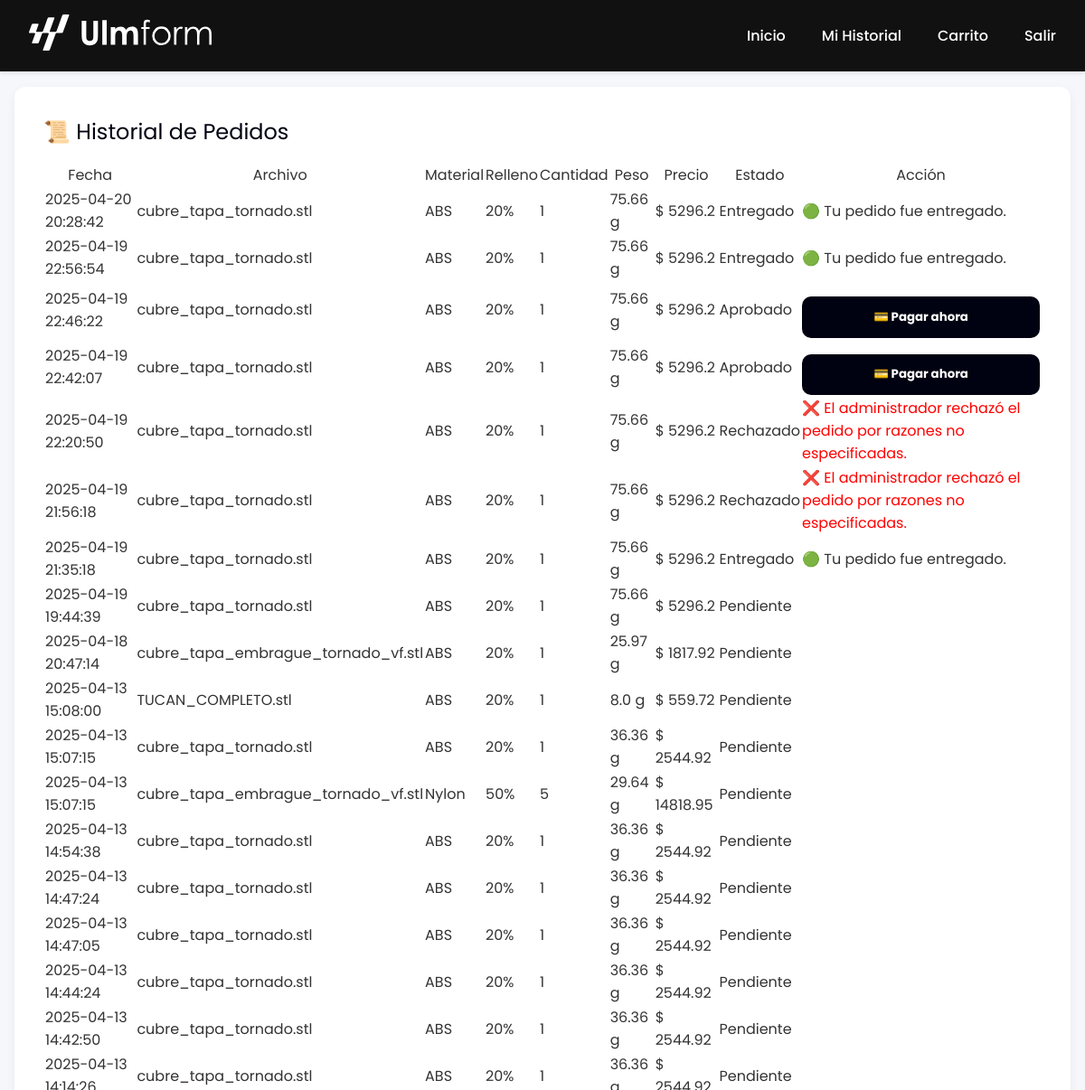
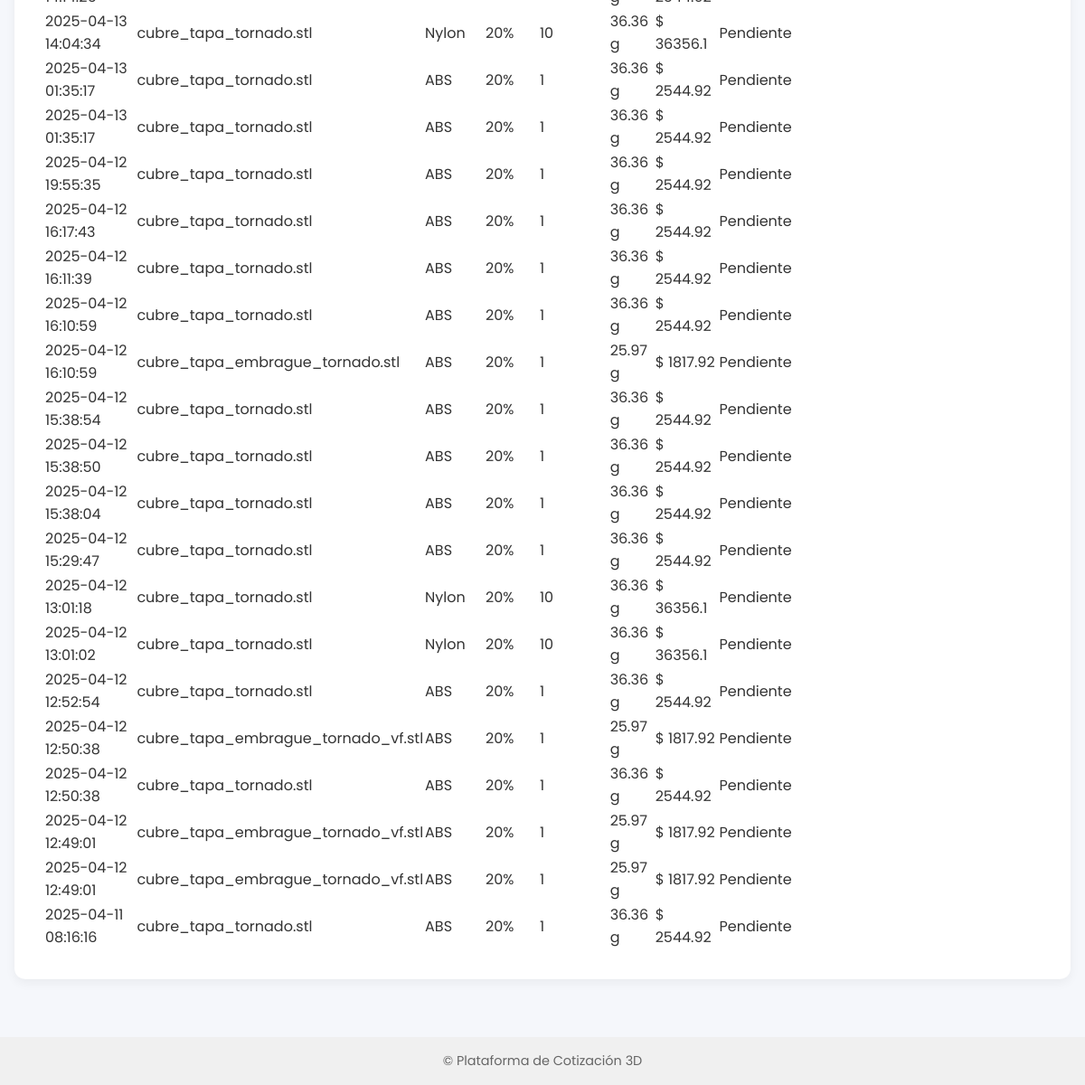
The app's page /historial (signed in) with its own data (2 pictures, top to bottom).
### tables this page shows
CREATE TABLE pedidos (
            id INTEGER PRIMARY KEY AUTOINCREMENT,
            usuario TEXT,
            archivo TEXT,
            tecnologia TEXT,
            material TEXT,
            infill INTEGER,
            cantidad INTEGER,
            gramos REAL,
            minutos REAL,
            precio_unitario REAL,
            total REAL,
            fecha TEXT
        , estado TEXT DEFAULT 'pendiente', notificacion TEXT);

### app.py (the view)
@app.route("/historial")
def historial():
    if "usuario" not in session:
        return redirect("/login")
    conn = sqlite3.connect(DB)
    c = conn.cursor()
    c.execute("SELECT * FROM pedidos WHERE usuario = ? ORDER BY fecha DESC", (session["usuario"],))
    pedidos = c.fetchall()
    conn.close()
    return render_template("historial.html", pedidos=pedidos)

### templates/historial.html (shortened to what this page needs)
{% extends "base.html" %}
{% block contenido %}
<section class="formulario-box" style="max-width: 1400px; margin: auto;">
    <h2>📜 Historial de Pedidos</h2>
    {% if pedidos %}
        <div class="tabla-pedidos">
            <table>
                <thead>
                    <tr>
                        <th>Fecha</th>
                        <th>Archivo</th>
                        <th>Material</th>
                        <th>Relleno</th>
                        <th>Cantidad</th>
                        <th>Peso</th>
                        <th>Precio</th>
                        <th>Estado</th>
                        <th>Acción</th>
                    </tr>
                </thead>
                <tbody>
                    {% for p in pedidos %}
                    <tr>
                        <td>{{ p[11] }}</td>
                        <td>{{ p[2] }}</td>
                        <td>{{ p[4] }}</td>
                        <td>{{ p[5] }}%</td>
                        <td>{{ p[6] }}</td>
                        <td>{{ p[7] }} g</td>
                        <td>$ {{ p[10] }}</td>
                        <td>
                            {% if p[12] %}
                                {{ p[12]|capitalize }}
                            {% else %}
                                Pendiente
                            {% endif %}
                        </td>
                        <td>
                            {% if p[12] == 'aprobado' and p[13] %}
                                <form method="POST" action="/crear_pago/{{ p[0] }}">
                                    <button class="btn-principal" type="submit">💳 Pagar ahora</button>
                                </form>
                            {% elif p[12] == 'rechazado' and p[13] %}
                                <p style="color: red;">❌ {{ p[13] }}</p>
                            {% elif p[13] %}
                                <p>{{ p[13] }}</p>
                            {% endif %}
                        </td>
                    </tr>
                    {% endfor %}
                </tbody>
            </table>
        </div>
    {% else %}
        <p>No se encontraron pedidos realizados aún.</p>
    {% endif %}
</section>
{% endblock %}

### templates/base.html (shortened to what this page needs)
<!DOCTYPE html>
<html lang="es">
<head>
    <link rel="stylesheet" href="{{ url_for('static', filename='style.css') }}">
</head>
<body>
    <header>
        <div>
            <a href="/" style=" text-decoration: none;">
                <img src="{{ url_for('static', filename='img/ulmform2.svg') }}" alt="Logo Ulmform" style="height: 40px;">
            </a>
        </div>
        <nav class="navbar">
            <ul style="display: flex; gap: 1.5rem; list-style: none; margin: 0; padding: 0;align-items: center;">
                <li><a href="/" style="color: white; text-decoration: none;">Inicio</a></li>
                {% if session.usuario %}
                    <li><a href="/historial">Mi Historial</a></li>
                    <li><a href="/carrito" class="nav-carrito">Carrito</a></li>
                    <li><a href="/logout">Salir</a></li>
                {% else %}
                    <li><a href="/login" style="color: white; text-decoration: none;">Login</a></li>
                    <li><a href="/registro" style="color: white; text-decoration: none;">Registro</a></li>
                {% endif %}
            </ul>
        </nav>
    </header>
    <div class="container" style="max-width: 1400px; margin-right: auto; margin-top: 80px; padding: 1rem;margin-left: auto;">
        {% block contenido %}{% endblock %}
    </div>
<footer>
    &copy; {{ current_year }} Plataforma de Cotización 3D
</footer>
</body>
</html>

### static/style.css (style rules this page uses)
* { justify-items: stretch; margin: 0; padding: 0; box-sizing: border-box; font-family: 'Poppins', sans-serif; font-weight: 400; font-style: normal; text-decoration: none; }
body { background: #f5f7fb; color: #333; }
header { position: fixed; top: 0; left: 0; width: 100%; z-index: 1000; box-shadow: 0 2px 4px rgba(0, 0, 0, 0.1); background-color: #111; color: white; padding: 1rem 2rem; display: flex; justify-content: space-between; align-items: center; }
nav a { color: white; margin-left: 1rem; text-decoration: none; font-weight: 500; transition: 0.3s; }
.formulario-box { background: white; padding: 2rem; border-radius: 12px; flex: 1 1 60%; min-width: 300px; box-shadow: 0 4px 12px rgba(0,0,0,0.05); }
h2, h3 { margin-bottom: 1rem; color: #000111; }
.btn-principal { background-color: #000111; color: white; padding: 0.8rem; border: none; border-radius: 10px; font-weight: bold; cursor: pointer; transition: background-color 0.3s; margin-top: 1rem; width: 100%; }
footer { text-align: center; margin-top: 3rem; padding: 1rem 0; background-color: #eef1f7; color: #666; font-size: 0.9rem; }
footer { text-align: center; padding: 1rem; background: #f0f0f0; margin-top: 3rem; }

### records on screen
pedidos: fecha "2025-04-20 20:28:42", archivo "cubre_tapa_tornado.stl", material "ABS", infill "20", cantidad "1", gramos "75.66", total "5296.2", estado "Entregado", notificacion "🟢 Tu pedido fue entregado."
pedidos: fecha "2025-04-19 22:56:54", archivo "cubre_tapa_tornado.stl", material "ABS", infill "20", cantidad "1", gramos "75.66", total "5296.2", estado "Entregado", notificacion "🟢 Tu pedido fue entregado."
pedidos: fecha "2025-04-19 22:46:22", archivo "cubre_tapa_tornado.stl", material "ABS", infill "20", cantidad "1", gramos "75.66", total "5296.2", estado "Aprobado"
pedidos: fecha "2025-04-19 22:42:07", archivo "cubre_tapa_tornado.stl", material "ABS", infill "20", cantidad "1", gramos "75.66", total "5296.2", estado "Aprobado"
pedidos: fecha "2025-04-19 22:20:50", archivo "cubre_tapa_tornado.stl", material "ABS", infill "20", cantidad "1", gramos "75.66", total "5296.2", estado "Rechazado", notificacion "El administrador rechazó el pedido por razones no especificadas."
pedidos: fecha "2025-04-19 21:56:18", archivo "cubre_tapa_tornado.stl", material "ABS", infill "20", cantidad "1", gramos "75.66", total "5296.2", estado "Rechazado", notificacion "El administrador rechazó el pedido por razones no especificadas."
pedidos: fecha "2025-04-19 21:35:18", archivo "cubre_tapa_tornado.stl", material "ABS", infill "20", cantidad "1", gramos "75.66", total "5296.2", estado "Entregado", notificacion "🟢 Tu pedido fue entregado."
pedidos: fecha "2025-04-19 19:44:39", archivo "cubre_tapa_tornado.stl", material "ABS", infill "20", cantidad "1", gramos "75.66", total "5296.2", estado "Pendiente"
pedidos: fecha "2025-04-18 20:47:14", archivo "cubre_tapa_embrague_tornado_vf.stl", material "ABS", infill "20", cantidad "1", gramos "25.97", total "1817.92", estado "Pendiente"
pedidos: fecha "2025-04-13 15:08:00", archivo "TUCAN_COMPLETO.stl", material "ABS", infill "20", cantidad "1", gramos "8.0", total "559.72", estado "Pendiente"
pedidos: fecha "2025-04-13 15:07:15", archivo "cubre_tapa_tornado.stl", material "ABS", infill "20", cantidad "1", gramos "36.36", total "2544.92", estado "Pendiente"
pedidos: fecha "2025-04-13 15:07:15", archivo "cubre_tapa_embrague_tornado_vf.stl", material "Nylon", infill "50", cantidad "5", gramos "29.64", total "14818.95", estado "Pendiente"
pedidos: fecha "2025-04-13 14:54:38", archivo "cubre_tapa_tornado.stl", material "ABS", infill "20", cantidad "1", gramos "36.36", total "2544.92", estado "Pendiente"
pedidos: fecha "2025-04-13 14:47:24", archivo "cubre_tapa_tornado.stl", material "ABS", infill "20", cantidad "1", gramos "36.36", total "2544.92", estado "Pendiente"
pedidos: fecha "2025-04-13 14:47:05", archivo "cubre_tapa_tornado.stl", material "ABS", infill "20", cantidad "1", gramos "36.36", total "2544.92", estado "Pendiente"
pedidos: fecha "2025-04-13 14:44:24", archivo "cubre_tapa_tornado.stl", material "ABS", infill "20", cantidad "1", gramos "36.36", total "2544.92", estado "Pendiente"
pedidos: fecha "2025-04-13 14:42:50", archivo "cubre_tapa_tornado.stl", material "ABS", infill "20", cantidad "1", gramos "36.36", total "2544.92", estado "Pendiente"
pedidos: fecha "2025-04-13 14:14:26", archivo "cubre_tapa_tornado.stl", material "ABS", infill "20", cantidad "1", gramos "36.36", total "2544.92", estado "Pendiente"
pedidos: fecha "2025-04-13 14:04:34", archivo "cubre_tapa_tornado.stl", material "Nylon", infill "20", cantidad "10", gramos "36.36", total "36356.1", estado "Pendiente"
pedidos: fecha "2025-04-13 01:35:17", archivo "cubre_tapa_tornado.stl", material "ABS", infill "20", cantidad "1", gramos "36.36", total "2544.92", estado "Pendiente"
pedidos: fecha "2025-04-13 01:35:17", archivo "cubre_tapa_tornado.stl", material "ABS", infill "20", cantidad "1", gramos "36.36", total "2544.92", estado "Pendiente"
pedidos: fecha "2025-04-12 19:55:35", archivo "cubre_tapa_tornado.stl", material "ABS", infill "20", cantidad "1", gramos "36.36", total "2544.92", estado "Pendiente"
pedidos: fecha "2025-04-12 16:17:43", archivo "cubre_tapa_tornado.stl", material "ABS", infill "20", cantidad "1", gramos "36.36", total "2544.92", estado "Pendiente"
pedidos: fecha "2025-04-12 16:11:39", archivo "cubre_tapa_tornado.stl", material "ABS", infill "20", cantidad "1", gramos "36.36", total "2544.92", estado "Pendiente"
pedidos: fecha "2025-04-12 16:10:59", archivo "cubre_tapa_tornado.stl", material "ABS", infill "20", cantidad "1", gramos "36.36", total "2544.92", estado "Pendiente"
pedidos: fecha "2025-04-12 16:10:59", archivo "cubre_tapa_embrague_tornado.stl", material "ABS", infill "20", cantidad "1", gramos "25.97", total "1817.92", estado "Pendiente"
pedidos: fecha "2025-04-12 15:38:54", archivo "cubre_tapa_tornado.stl", material "ABS", infill "20", cantidad "1", gramos "36.36", total "2544.92", estado "Pendiente"
pedidos: fecha "2025-04-12 15:38:50", archivo "cubre_tapa_tornado.stl", material "ABS", infill "20", cantidad "1", gramos "36.36", total "2544.92", estado "Pendiente"
pedidos: fecha "2025-04-12 15:38:04", archivo "cubre_tapa_tornado.stl", material "ABS", infill "20", cantidad "1", gramos "36.36", total "2544.92", estado "Pendiente"
pedidos: fecha "2025-04-12 15:29:47", archivo "cubre_tapa_tornado.stl", material "ABS", infill "20", cantidad "1", gramos "36.36", total "2544.92", estado "Pendiente"
pedidos: fecha "2025-04-12 13:01:18", archivo "cubre_tapa_tornado.stl", material "Nylon", infill "20", cantidad "10", gramos "36.36", total "36356.1", estado "Pendiente"
pedidos: fecha "2025-04-12 13:01:02", archivo "cubre_tapa_tornado.stl", material "Nylon", infill "20", cantidad "10", gramos "36.36", total "36356.1", estado "Pendiente"
pedidos: fecha "2025-04-12 12:52:54", archivo "cubre_tapa_tornado.stl", material "ABS", infill "20", cantidad "1", gramos "36.36", total "2544.92", estado "Pendiente"
pedidos: fecha "2025-04-12 12:50:38", archivo "cubre_tapa_embrague_tornado_vf.stl", material "ABS", infill "20", cantidad "1", gramos "25.97", total "1817.92", estado "Pendiente"
pedidos: fecha "2025-04-12 12:50:38", archivo "cubre_tapa_tornado.stl", material "ABS", infill "20", cantidad "1", gramos "36.36", total "2544.92", estado "Pendiente"
pedidos: fecha "2025-04-12 12:49:01", archivo "cubre_tapa_embrague_tornado_vf.stl", material "ABS", infill "20", cantidad "1", gramos "25.97", total "1817.92", estado "Pendiente"
pedidos: fecha "2025-04-12 12:49:01", archivo "cubre_tapa_embrague_tornado_vf.stl", material "ABS", infill "20", cantidad "1", gramos "25.97", total "1817.92", estado "Pendiente"
pedidos: fecha "2025-04-11 08:16:16", archivo "cubre_tapa_tornado.stl", material "ABS", infill "20", cantidad "1", gramos "36.36", total "2544.92", estado "Pendiente"
